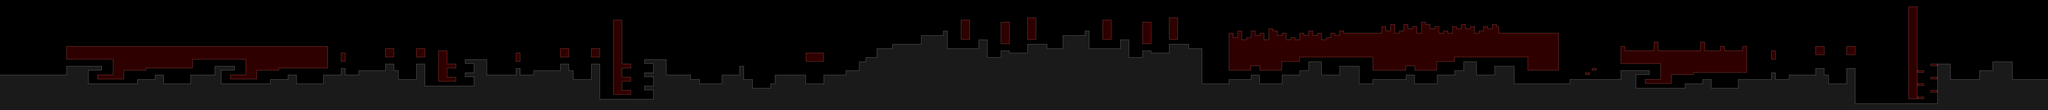

Tiled map render using the project's own tile images. Description and the map definition, with tile-layer contents summarised, below:
An orthogonal 925x50 tile map with 32x32 px tiles, 1 tile layer (Tile Layer 1), 3 tilesets and 304 objects (43x TennisBall, 4x QuestionMark).

<map version="1.0" orientation="orthogonal" width="925" height="50" tilewidth="32" tileheight="32">
 <tileset firstgid="1" name="../Recess_Race_0_2/Assets/Recess Root/Resources/tileSets/tileset_blackgrey_noalpha" tilewidth="32" tileheight="32">
  <image source="tileset_blackgrey_noalpha.png" width="256" height="256" />
  <tile id="9">
   <properties>
    <property name="type" value="decoration" />
   </properties>
  </tile>
 </tileset>
 <tileset firstgid="65" name="TileSet-BrickOutside" tilewidth="32" tileheight="32">
  <image source="../Recess_Race_0_2/Assets/Recess Root/Resources/tileSets/TileSet-BrickOutside.jpg" width="160" height="160" />
  <tile id="3">
   <properties>
    <property name="noCollision" value="1" />
   </properties>
  </tile>
  <tile id="4">
   <properties>
    <property name="noCollision" value="1" />
   </properties>
  </tile>
  <tile id="6">
   <properties>
    <property name="decoration" value="1" />
   </properties>
  </tile>
  <tile id="8">
   <properties>
    <property name="noCollision" value="1" />
   </properties>
  </tile>
  <tile id="9">
   <properties>
    <property name="noCollision" value="1" />
   </properties>
  </tile>
  <tile id="21">
   <properties>
    <property name="noCollision" value="1" />
   </properties>
  </tile>
 </tileset>
 <tileset firstgid="90" name="TileSet-Pavement" tilewidth="32" tileheight="32">
  <image source="../Recess_Race_0_2/Assets/Recess Root/Resources/tileSets/TileSet-Pavement.jpg" width="160" height="160" />
  <tile id="3">
   <properties>
    <property name="noCollision" value="1" />
   </properties>
  </tile>
  <tile id="4">
   <properties>
    <property name="noCollision" value="1" />
   </properties>
  </tile>
  <tile id="6">
   <properties>
    <property name="noCollision" value="1" />
   </properties>
  </tile>
  <tile id="8">
   <properties>
    <property name="noCollision" value="1" />
   </properties>
  </tile>
  <tile id="9">
   <properties>
    <property name="noCollision" value="1" />
   </properties>
  </tile>
  <tile id="21">
   <properties>
    <property name="noCollision" value="1" />
   </properties>
  </tile>
 </tileset>
 <layer name="Tile Layer 1" width="925" height="50">
  <data>[46250 cells, 20008 non-empty, 29 distinct tile ids]</data>
 </layer>
 <objectgroup name="TennisBalls" width="925" height="50">
  <object type="TennisBall" gid="34" x="4446" y="1142">
   <properties>
    <property name="direction" value="left" />
   </properties>
  </object>
  <object gid="25" x="11723" y="1099">
   <properties>
    <property name="direction" value="up" />
   </properties>
  </object>
  <object type="TennisBall" gid="25" x="11759" y="1083">
   <properties>
    <property name="direction" value="up" />
   </properties>
  </object>
  <object type="TennisBall" gid="25" x="11799" y="1067">
   <properties>
    <property name="direction" value="up" />
   </properties>
  </object>
  <object type="TennisBall" gid="25" x="3809" y="1105">
   <properties>
    <property name="direction" value="up" />
   </properties>
  </object>
  <object type="TennisBall" gid="25" x="3270" y="1132">
   <properties>
    <property name="direction" value="up" />
   </properties>
  </object>
  <object type="TennisBall" gid="34" x="7591" y="1083">
   <properties>
    <property name="direction" value="left" />
   </properties>
  </object>
  <object type="TennisBall" gid="34" x="8385" y="996">
   <properties>
    <property name="direction" value="left" />
   </properties>
  </object>
  <object type="TennisBall" gid="34" x="8713" y="1109">
   <properties>
    <property name="direction" value="left" />
   </properties>
  </object>
  <object type="TennisBall" gid="34" x="8745" y="1145">
   <properties>
    <property name="direction" value="left" />
   </properties>
  </object>
  <object type="TennisBall" gid="34" x="8778" y="1182">
   <properties>
    <property name="direction" value="left" />
   </properties>
  </object>
  <object type="TennisBall" gid="34" x="20365" y="997">
   <properties>
    <property name="direction" value="left" />
   </properties>
  </object>
  <object type="TennisBall" gid="26" x="20588" y="1128">
   <properties>
    <property name="direction" value="down" />
   </properties>
  </object>
  <object type="TennisBall" gid="26" x="21421" y="973">
   <properties>
    <property name="direction" value="down" />
   </properties>
  </object>
  <object type="TennisBall" gid="26" x="21069" y="945">
   <properties>
    <property name="direction" value="down" />
   </properties>
  </object>
  <object type="TennisBall" gid="26" x="20889" y="1005">
   <properties>
    <property name="direction" value="down" />
   </properties>
  </object>
  <object type="TennisBall" gid="26" x="22169" y="1135">
   <properties>
    <property name="direction" value="down" />
   </properties>
  </object>
  <object type="TennisBall" gid="26" x="22221" y="1107">
   <properties>
    <property name="direction" value="down" />
   </properties>
  </object>
  <object type="TennisBall" gid="26" x="22273" y="1086">
   <properties>
    <property name="direction" value="down" />
   </properties>
  </object>
  <object type="TennisBall" gid="26" x="22325" y="1064">
   <properties>
    <property name="direction" value="down" />
   </properties>
  </object>
  <object type="TennisBall" gid="26" x="23853" y="1067">
   <properties>
    <property name="direction" value="down" />
   </properties>
  </object>
  <object type="TennisBall" gid="26" x="23884" y="1067">
   <properties>
    <property name="direction" value="down" />
   </properties>
  </object>
  <object type="TennisBall" gid="26" x="23743" y="1207">
   <properties>
    <property name="direction" value="down" />
   </properties>
  </object>
  <object type="TennisBall" gid="26" x="23712" y="1207">
   <properties>
    <property name="direction" value="down" />
   </properties>
  </object>
  <object type="TennisBall" gid="26" x="24521" y="1137">
   <properties>
    <property name="direction" value="down" />
   </properties>
  </object>
  <object type="TennisBall" gid="26" x="24408" y="1152">
   <properties>
    <property name="direction" value="down" />
   </properties>
  </object>
  <object type="TennisBall" gid="33" x="24864" y="1185">
   <properties>
    <property name="direction" value="right" />
   </properties>
  </object>
  <object type="TennisBall" gid="33" x="24864" y="1216">
   <properties>
    <property name="direction" value="right" />
   </properties>
  </object>
  <object type="TennisBall" gid="26" x="26245" y="944">
   <properties>
    <property name="direction" value="down" />
   </properties>
  </object>
  <object type="TennisBall" gid="26" x="26777" y="944">
   <properties>
    <property name="direction" value="down" />
   </properties>
  </object>
  <object type="TennisBall" gid="33" x="27752" y="1211">
   <properties>
    <property name="direction" value="right" />
   </properties>
  </object>
  <object type="TennisBall" gid="26" x="25616" y="1021">
   <properties>
    <property name="direction" value="down" />
   </properties>
  </object>
  <object type="TennisBall" gid="33" x="24190" y="652">
   <properties>
    <property name="direction" value="right" />
   </properties>
  </object>
  <object type="TennisBall" gid="33" x="24190" y="682">
   <properties>
    <property name="direction" value="right" />
   </properties>
  </object>
  <object type="TennisBall" gid="33" x="24190" y="714">
   <properties>
    <property name="direction" value="right" />
   </properties>
  </object>
  </objectgroup>
 <objectgroup name="QuestionMarks" width="925" height="50">
  <!-- 5 objects omitted --></objectgroup>
 <objectgroup name="Waypoints" width="925" height="50">
  <!-- 26 objects omitted --></objectgroup>
 <objectgroup name="Garbages" width="925" height="50">
  <!-- 229 objects omitted --></objectgroup>
</map>
<!-- 269 of 304 objects omitted -->
